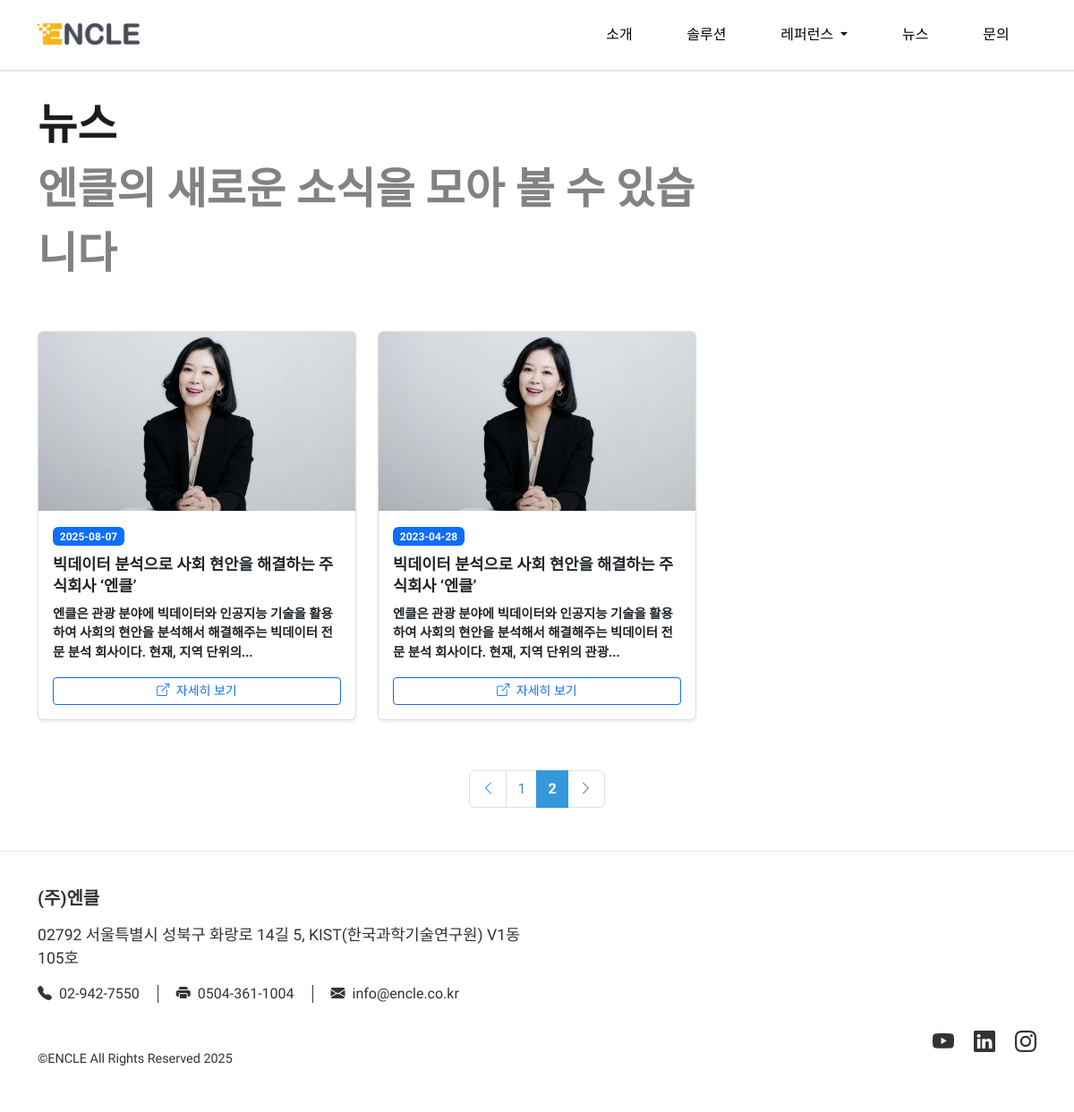
Screenshot of /news/?page=2 with the database file from the repository.
### apps/models.py (models this page shows)
class News(db.Model):
    id = db.Column(db.Integer, primary_key=True)
    picture = db.Column(db.String(100), nullable=False)
    date = db.Column(db.String(20), nullable=False)
    title = db.Column(db.String(100), nullable=False)
    content = db.Column(db.Text, nullable=False)
    link = db.Column(db.String(100), nullable=False)

### apps/views/news_views.py (the view)
@bp.route('/')
def news():
    page = request.args.get('page', 1, type=int)
    per_page = 9  # 3x3 그리드
    pagination = News.query.order_by(News.date.desc()).paginate(
        page=page,
        per_page=per_page,
        error_out=False
    )
    news_list = pagination.items
    return render_template('news/news.html',
                         news_list=news_list,
                         pagination=pagination)

### apps/templates/news/news.html (shortened to what this page needs)
{% extends "base.html" %}
{% block content %}
<div class="news-page">
<section class="solution-intro-section">
    <div class="container">
        <div class="row">
            <div class="col-lg-8">
                <p class="mb-2 text-primary section-eyebrow">NEWS</p>
                <h1 class="section-title">
                    뉴스<br>
                    <span style="color: #828282;">엔클의 새로운 소식을 모아 볼 수 있습니다</span>
                </h1>
            </div>
        </div>
    </div>
</section>
<section class="section" style="padding: 0 0;">
    <div class="container">
        <div class="row">
            {% if news_list %}
                {% for news in news_list %}
                <div class="col-lg-4 col-md-6 mb-4">
                    <div class="card shadow-sm hover-lift h-100">
                        <div class="card-img-top-container">
                            <img src="{{ url_for('static', filename='assets/img/news/' + news.picture) }}"
                                 class="card-img-top" alt="{{ news.title }}"
                                 style="height: 200px; object-fit: cover;">
                        </div>
                        <div class="card-body d-flex flex-column">
                            <div class="mb-2">
                                <span class="badge bg-primary">{{ news.date }}</span>
                            </div>
                            <h5 class="card-title mb-2">{{ news.title }}</h5>
                            <p class="card-text flex-grow-1 mb-3">
                                {{ news.content[:80] }}{% if news.content|length > 80 %}...{% endif %}
                            </p>
                            <div class="mt-auto">
                                <a href="{{ news.link }}" target="_blank" class="btn btn-outline-primary btn-sm w-100">
                                    <i class="bi bi-box-arrow-up-right me-1"></i>
                                    자세히 보기
                                </a>
                            </div>
                        </div>
                    </div>
                </div>
                {% endfor %}
            {% endif %}
        </div>
        {% if pagination and pagination.pages > 1 %}
        <div class="row">
            <div class="col-12">
                <nav aria-label="뉴스 페이지 네비게이션">
                    <ul class="pagination justify-content-center">
                        {% if pagination.has_prev %}
                            <li class="page-item">
                                <a class="page-link" href="{{ url_for('news.news', page=pagination.prev_num) }}">
                                    <i class="bi bi-chevron-left"></i>
                                </a>
                            </li>
                        {% else %}
                            <li class="page-item disabled">
                                <span class="page-link">
                                    <i class="bi bi-chevron-left"></i>
                                </span>
                            </li>
                        {% endif %}
                        {% for page_num in pagination.iter_pages(left_edge=2, left_current=2, right_current=3, right_edge=2) %}
                            {% if page_num %}
                                {% if page_num != pagination.page %}
                                    <li class="page-item">
                                        <a class="page-link" href="{{ url_for('news.news', page=page_num) }}">{{ page_num }}</a>
                                    </li>
                                {% else %}
                                    <li class="page-item active">
                                        <span class="page-link">{{ page_num }}</span>
                                    </li>
                                {% endif %}
                            {% else %}
                                <li class="page-item disabled">
                                    <span class="page-link">...</span>
                                </li>
                            {% endif %}
                        {% endfor %}
                        {% if pagination.has_next %}
                            <li class="page-item">
                                <a class="page-link" href="{{ url_for('news.news', page=pagination.next_num) }}">
                                    <i class="bi bi-chevron-right"></i>
                                </a>
                            </li>
                        {% else %}
                            <li class="page-item disabled">
                                <span class="page-link">
                                    <i class="bi bi-chevron-right"></i>
                                </span>
                            </li>
                        {% endif %}
                    </ul>
                </nav>
            </div>
        </div>
        {% endif %}
    </div>
</section>
</div>
{% endblock %}

### apps/templates/base.html (shortened to what this page needs)
<!DOCTYPE html>
<html lang="ko">
<head>
    <link href="{{ url_for('static', filename='assets/css/bootstrap/bootstrap.min.css') }}" rel="stylesheet">
    <link href="https://cdn.jsdelivr.net/npm/bootstrap-icons@1.10.0/font/bootstrap-icons.css" rel="stylesheet">
    <link href="{{ url_for('static', filename='assets/css/custom/style.css') }}" rel="stylesheet">
</head>
<body class="{% if request.endpoint == 'main.index' %}main-page{% else %}other-page{% endif %}">
    {% include 'navigation.html' %}
    <div class="main-content">
        {% block content %}
        {% endblock %}
    </div>
    {% include 'footer.html' %}
</body>
</html>

### apps/templates/navigation.html (shortened to what this page needs)
<nav class="navbar navbar-expand-lg navbar-light fixed-top">
    <div class="container">
        <a class="navbar-brand" href="/">
            <img id="navbar-logo" src="{{ url_for('static', filename='assets/img/encle_logo_white.png') }}" alt="ENCLE LOGO" style="height: 1.5rem; vertical-align: middle; position: relative; top: -3px;">
        </a>
        <div class="collapse navbar-collapse" id="navbarNav">
            <ul class="navbar-nav ms-auto">
                <li class="nav-item nav-item-spacing">
                    <a class="nav-link" href="/company">소개</a>
                </li>
                <li class="nav-item nav-item-spacing">
                    <a class="nav-link" href="/solution">솔루션</a>
                </li>
                <li class="nav-item nav-item-spacing dropdown" id="referenceDropdown">
                    <a class="nav-link dropdown-toggle" href="/references" role="button" aria-expanded="false">
                        레퍼런스
                    </a>
                </li>
                <li class="nav-item nav-item-spacing">
                    <a class="nav-link" href="/news">뉴스</a>
                </li>
                <li class="nav-item nav-item-spacing">
                    <a class="nav-link" href="/contact">문의</a>
                </li>
            </ul>
        </div>
    </div>
</nav>

### apps/templates/footer.html (shortened to what this page needs)
<footer class="footer">
    <div class="container">
        <div class="row">
            <div class="col-md-6">
                <h5>(주)엔클</h5>
                <p class="company-address">
                    02792 서울특별시 성북구 화랑로 14길 5, KIST(한국과학기술연구원) V1동 105호
                </p>
                <div class="contact-info">
                    <div class="d-flex align-items-center" style="gap: 20px;">
                        <div class="contact-item">
                            <i class="bi bi-telephone-fill me-2"></i>
                            <span>02-942-7550</span>
                        </div>
                        <div class="contact-item">
                            <i class="bi bi-printer-fill me-2"></i>
                            <span>0504-361-1004</span>
                        </div>
                        <div class="contact-item">
                            <i class="bi bi-envelope-fill me-2"></i>
                            <span>info@encle.co.kr</span>
                        </div>
                    </div>
                </div>
                <p class="copyright">
                    &copy;ENCLE All Rights Reserved 2025
                </p>
            </div>
            <div class="col-md-6 d-flex flex-column justify-content-end align-items-end">
                <div class="social-links">
                    <a href="#">
                        <i class="bi bi-youtube"></i>
                    </a>
                    <a href="#">
                        <i class="bi bi-linkedin"></i>
                    </a>
                    <a href="#">
                        <i class="bi bi-instagram"></i>
                    </a>
                </div>
            </div>
        </div>
    </div>
</footer>

### apps/static/assets/css/custom/style.css (style rules this page uses)
body, * { font-family: 'Madefor Display', sans-serif; }
.navbar { background-color: transparent !important; box-shadow: none; transition: all 0.3s ease; border-bottom: 0.15rem solid rgba(255, 255, 255, 1.0); min-height: 80px; }
.navbar.scrolled { background-color: #ffffff !important; border-bottom: 0.15rem solid rgba(0, 0, 0, 0.1); }
body.other-page .navbar { background-color: #ffffff !important; border-bottom: 0.15rem solid rgba(0, 0, 0, 0.1); }
body.other-page .navbar-brand { color: #000000 !important; text-shadow: none; }
body.other-page .navbar-nav .nav-link { color: #000000 !important; text-shadow: none; }
.navbar-brand { font-weight: 800; font-size: 1.8rem; color: #ffffff !important; text-shadow: 2px 2px 4px rgba(0,0,0,0.5); }
.navbar.scrolled .navbar-brand { color: #000000 !important; text-shadow: none; }
.navbar-nav .nav-link { font-weight: 400; color: #ffffff !important; padding: 0.5rem 1rem !important; margin: 0 0.2rem; border-radius: 6px; transition: all 0.3s ease; text-shadow: 1px 1px 2px rgba(0,0,0,0.5); }
.navbar.scrolled .navbar-nav .nav-link { color: #000000 !important; text-shadow: none; }
.nav-item-spacing { margin-left: 0.7rem; margin-right: 0.7rem; }
.main-content { min-height: calc(100vh - 76px); }
.footer { background-color: #2c3e50; color: white; padding: 2rem 0; margin-top: auto; font-weight: 800; }
.card { border: none; box-shadow: 0 4px 6px rgba(0,0,0,0.1); transition: transform 0.3s ease, box-shadow 0.3s ease; font-weight: 800; }
.section { padding: 5rem 0; }
.section-title { font-size: 3.0rem; font-weight: 600; margin-bottom: 3rem; }
.section-eyebrow { font-size: 0.9rem; font-weight: 700; }
.footer { background-color: #ffffff; padding: 40px 0; border-top: 1px solid #e9ecef; }
.footer h5 { color: #333333; font-weight: 600; margin-bottom: 1rem; }
.footer .company-address { color: #333333; font-size: 1.1rem; font-weight: 500; margin-bottom: 0.5rem; }
.footer .contact-info { margin: 15px 0 50px 0; }
.footer .contact-item { display: flex; align-items: center; }
.footer .contact-item i { color: #333333; margin-right: 0.5rem; }
.footer .contact-item span { font-size: 1.0rem; color: #333333; font-weight: 500; }
.footer .copyright { color: #333333; font-size: 0.9rem; font-weight: 500; margin-bottom: 0.5rem; }
.footer .social-links { margin-bottom: 20px; }
.footer .social-links a { color: #333333; font-size: 1.5rem; text-decoration: none; margin-right: 1rem; transition: color 0.3s ease; }
.footer .social-links a:last-child { margin-right: 0; }
.solution-intro-section { background-color: white; color: #1c1c1c; min-height: 70vh; display: flex; align-items: center; padding-top: 0; position: relative; }
.solution-intro-section .container { position: relative; z-index: 2; }
.solution-intro-section .section-title { color: #1c1c1c; margin: 50px 0 30px 0; line-height: 1.5; }
.pagination { margin-bottom: 0; }
.pagination .page-link { color: #3498db; border: 1px solid #dee2e6; padding: 0.5rem 0.75rem; font-weight: 500; transition: all 0.3s ease; }
.pagination .page-item.active .page-link { background-color: #3498db; border-color: #3498db; color: white; font-weight: 600; }
.pagination .page-item.disabled .page-link { color: #6c757d; background-color: #fff; border-color: #dee2e6; cursor: not-allowed; }
.news-page .solution-intro-section { min-height: 45vh !important; align-items: flex-end !important; }
.news-page .solution-intro-section .container { padding-top: 2rem !important; }
.news-page .solution-intro-section .section-title { margin: 50px 0 50px 0;; }
.news-page .section { padding-top: 1rem !important; padding-bottom: 3rem !important; }
.news-page .solution-intro-section + .section { padding-top: 0 !important; }

### rows the page displays
News: picture (picture), date "2025-08-07", title "빅데이터 분석으로 사회 현안을 해결하는 주식회사 ‘엔클’", content "엔클은 관광 분야에 빅데이터와 인공지능 기술을 활용하여 사회의 현안을 분석해서 해결해주는 빅데이터 전문 분석 회사이다. 현재, 지역 단위의"
News: picture (picture), date "2023-04-28", title "빅데이터 분석으로 사회 현안을 해결하는 주식회사 ‘엔클’", content "엔클은 관광 분야에 빅데이터와 인공지능 기술을 활용하여 사회의 현안을 분석해서 해결해주는 빅데이터 전문 분석 회사이다. 현재, 지역 단위의 관광"

### other values shown
{{ page_num }} "1"
{{ page_num }} "2"
